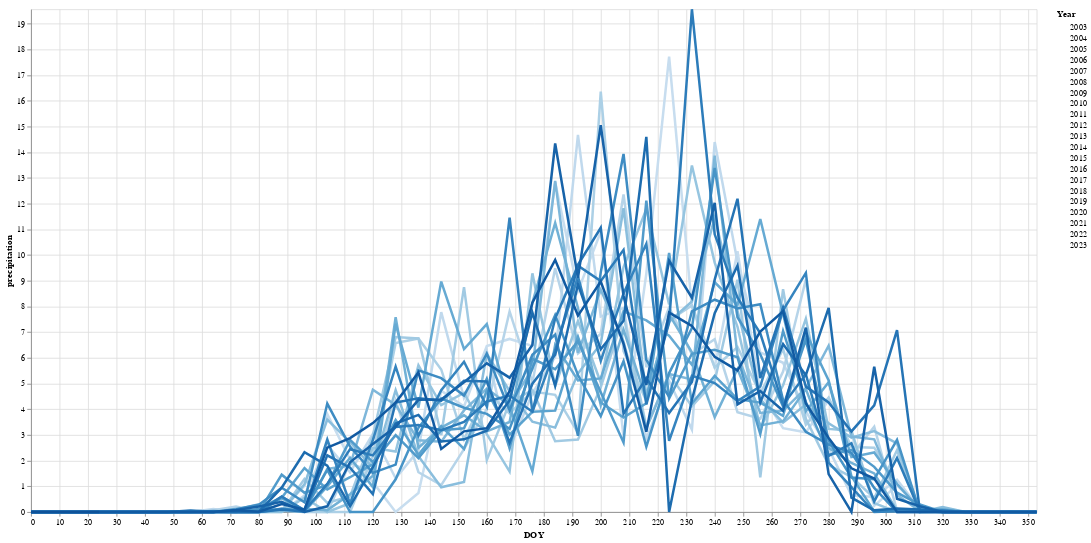

The code cell stored with this chart in its notebook:
### Code cell
highlight = alt.selection(
    type='single', on='mouseover', fields=['Year'], nearest=True, bind='legend')
color = alt.condition(highlight,
                      alt.Color('Year:O', title='Year'),
                      alt.value('lightgray'))

base = alt.Chart(precipitation_df).encode(
    x=alt.X('DOY:Q', scale=alt.Scale(domain=[0, 353], clamp=True)),
    y=alt.Y('precipitation:Q', scale=alt.Scale(domain=[precipitation_df.precipitation.min(),precipitation_df.precipitation.max()])),
    color=color)

points = base.mark_circle().encode(
    opacity=alt.value(0),
    tooltip=[
        alt.Tooltip('Year:O', title='Year'),
        alt.Tooltip('Timestamp:T', title='DOY'),
        alt.Tooltip('precipitation:Q', title='precipitation')
    ]).add_selection(highlight)

lines = base.mark_line().encode(
    size=alt.condition(~highlight, alt.value(1), alt.value(3)))

(points + lines).properties(width=1200, height=600)

### Figure 1 — Vega-Lite specification as saved in the notebook (floating-point values rounded to 4 significant figures; data arrays with more than 128 entries replaced by an {"elided": "..."} marker saying what was removed)
{"config": {"view": {"continuousWidth": 400, "continuousHeight": 300}}, "layer": [{"mark": "circle", "encoding": {"color": {"condition": {"field": "Year", "title": "Year", "type": "ordinal", "selection": "selector005"}, "value": "lightgray"}, "opacity": {"value": 0}, "tooltip": [{"field": "Year", "title": "Year", "type": "ordinal"}, {"field": "Timestamp", "title": "DOY", "type": "temporal"}, {"field": "precipitation", "title": "precipitation", "type": "quantitative"}], "x": {"field": "DOY", "scale": {"clamp": true, "domain": [0, 353]}, "type": "quantitative"}, "y": {"field": "precipitation", "scale": {"domain": [0.0, 19.57]}, "type": "quantitative"}}, "selection": {"selector005": {"type": "single", "on": "mouseover", "fields": ["Year"], "nearest": true, "bind": "legend"}}}, {"mark": "line", "encoding": {"color": {"condition": {"field": "Year", "title": "Year", "type": "ordinal", "selection": "selector005"}, "value": "lightgray"}, "size": {"condition": {"value": 1, "selection": {"not": "selector005"}}, "value": 3}, "x": {"field": "DOY", "scale": {"clamp": true, "domain": [0, 353]}, "type": "quantitative"}, "y": {"field": "precipitation", "scale": {"domain": [0.0, 19.57]}, "type": "quantitative"}}}], "data": {"name": "data-a10fe8e52fd5f574e4d7bac26a2f5372"}, "height": 600, "width": 1200, "$schema": "https://vega.github.io/schema/vega-lite/v4.17.0.json", "datasets": {"data-a10fe8e52fd5f574e4d7bac26a2f5372": {"elided": "915 records"}}}
